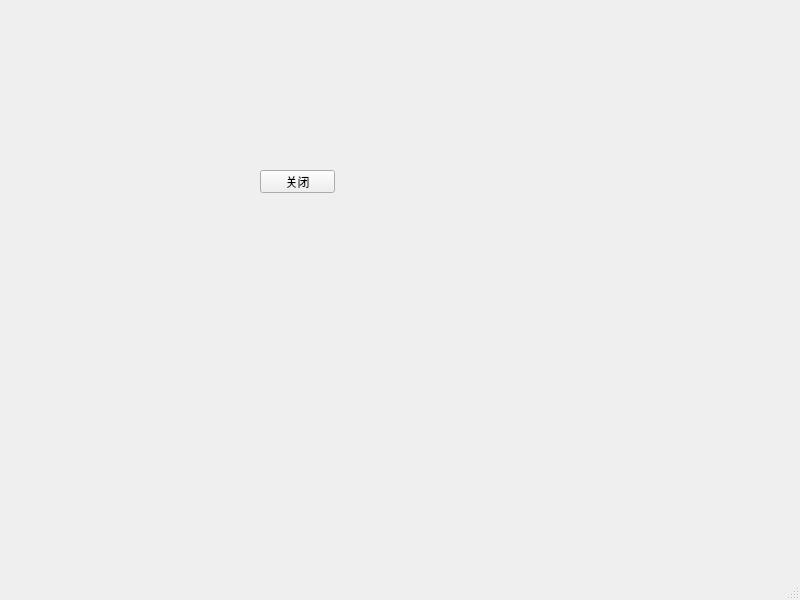
<?xml version="1.0" encoding="UTF-8"?>
<ui version="4.0">
 <class>MainWindow</class>
 <widget class="QMainWindow" name="MainWindow">
  <property name="geometry">
   <rect>
    <x>0</x>
    <y>0</y>
    <width>800</width>
    <height>600</height>
   </rect>
  </property>
  <property name="windowTitle">
   <string>MainWindow</string>
  </property>
  <widget class="QWidget" name="centralwidget">
   <widget class="QPushButton" name="pushButton">
    <property name="geometry">
     <rect>
      <x>260</x>
      <y>170</y>
      <width>75</width>
      <height>23</height>
     </rect>
    </property>
    <property name="text">
     <string>关闭</string>
    </property>
   </widget>
  </widget>
  <widget class="QMenuBar" name="menubar">
   <property name="geometry">
    <rect>
     <x>0</x>
     <y>0</y>
     <width>800</width>
     <height>23</height>
    </rect>
   </property>
  </widget>
  <widget class="QStatusBar" name="statusbar"/>
 </widget>
 <resources/>
 <connections>
  <connection>
   <sender>pushButton</sender>
   <signal>clicked()</signal>
   <receiver>MainWindow</receiver>
   <slot>close()</slot>
   <hints>
    <hint type="sourcelabel">
     <x>298</x>
     <y>205</y>
    </hint>
    <hint type="destinationlabel">
     <x>244</x>
     <y>285</y>
    </hint>
   </hints>
  </connection>
 </connections>
</ui>
